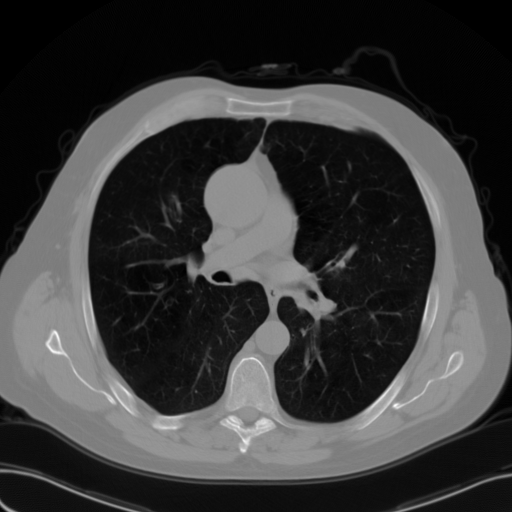
#> input picture 1oAno/1oSemestre/VC/Aula2/TAC_PULMAO.bmp, 512 x 512 px
$ python Aula_02_ex_06.py
#> lines starting #> are read from the running program, lines starting #| are printed output that depends on the picture; after the words box and inside, x2 and y2 are one past the last pixel; in counts of white or black regions, pixels touching at a corner belong together
# Aula_02_ex_06.py
#
# Historam visualization with openCV
#
# Filipe Gonçalves - 09/2022

# import
import cv2
import numpy as np

####################
# Compute Histogram
####################
def compute_histogram(image,histSize, histRange):
	# Compute the histogram
	hist_item = cv2.calcHist([image], [0], None, [histSize], histRange)
	return hist_item

##########################################
# Drawing with openCV
# Create an image to display the histogram
def histogram2image(hist_item, histSize, histImageWidth, histImageHeight, color):

	histImage = np.zeros((histImageWidth, histImageHeight, 1), np.uint8)

	# Width of each histogram bar
	binWidth = int(np.ceil(histImageWidth * 1.0 / histSize))

	# Normalize values to [0, histImageHeight]
	cv2.normalize(hist_item, hist_item, 0, histImageHeight, cv2.NORM_MINMAX)

	# Draw the bars of the nomrmalized histogram
	for i in range(histSize):
		cv2.rectangle(histImage, (i * binWidth, 0), ((i + 1) * binWidth, int(hist_item[i])), color, -1)

	# ATTENTION : Y coordinate upside down
	histImage = np.flipud(histImage)

	return histImage


# histogram variables
histSize = 256
histRange = [0, 256]
histImageWidth = 512
histImageHeight = 512
color = (125)

# Read the image
image = cv2.imread( "TAC_PULMAO.bmp", cv2.IMREAD_UNCHANGED )
#> image is the input picture: shape (512, 512); min 0, max 255, mean 59.2

# Image characteristics
height, width = image.shape[0:2]
#> height = 512; width = 512

# Create a vsiualization window (optional)
# CV_WINDOW_AUTOSIZE : window size will depend on image size
cv2.namedWindow( "Contrast Stretchng", cv2.WINDOW_AUTOSIZE )

# # Show the image
cv2.imshow( "Original", image )

# Original Image Histogram
hist_item =  compute_histogram(image, histSize, histRange)
#> in compute_histogram, `hist_item = cv2.calcHist([image], [0], None, [histSize], histRange)`: hist_item = 256 values, max 20795 at index 3, min 0 at index 237, mean 1024
histImage =  histogram2image(hist_item, histSize, histImageWidth, histImageHeight, color)
#> after the loop in histogram2image, `for i in range(histSize):`:
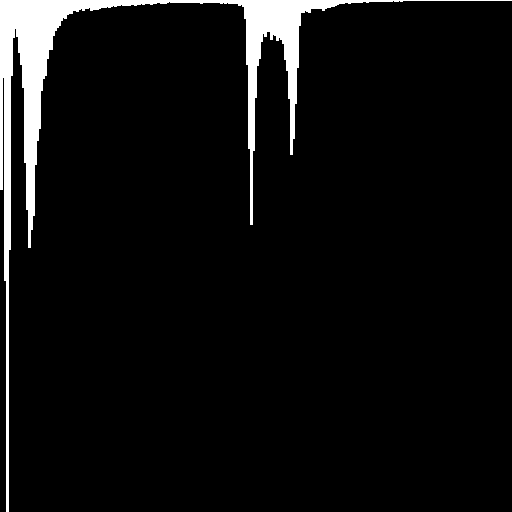
#> histImage: shape (512, 512, 1); values 0 (black) and 125 (white), 5.5% white; 1 white region, box (x1, y1, x2, y2) and area: (0, 0, 512, 512) 14411
#> in histogram2image, `histImage = np.flipud(histImage)`:
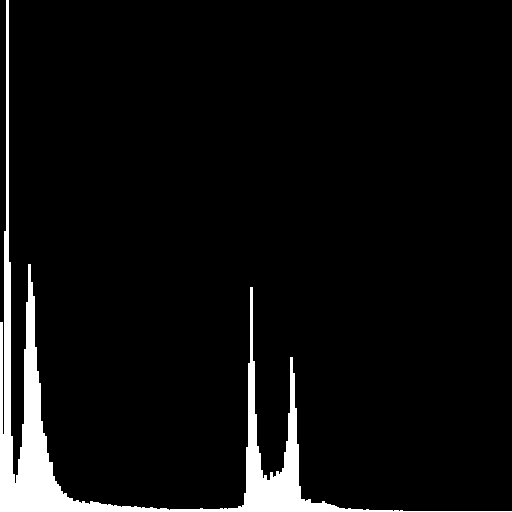
#> histImage: shape (512, 512, 1); values 0 (black) and 125 (white), 5.5% white; 1 white region, box (x1, y1, x2, y2) and area: (0, 0, 512, 512) 14411
cv2.imshow('Original Image Histogram', histImage)

# Histogram Equalzation

equalization = cv2.equalizeHist(image)
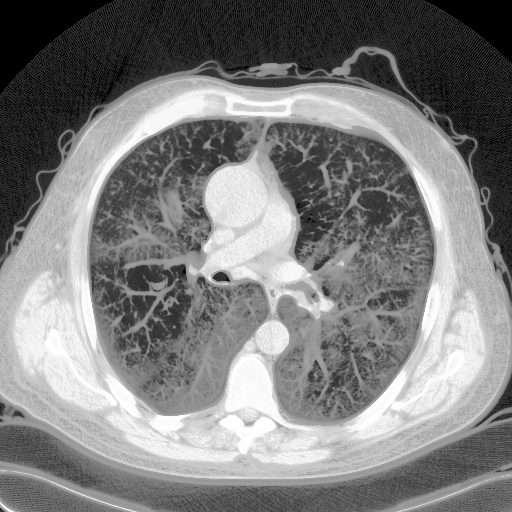
#> equalization: shape (512, 512); min 0, max 255, mean 126.7

cv2.imshow( "Histogram Equalization", equalization )

# Contrast Image Histogram
hist_item = compute_histogram(equalization.astype(np.float32), histSize, histRange)
#> hist_item = 256 values, max 20795 at index 35, min 0 at index 1, mean 1024
histImage = histogram2image(hist_item, histSize, histImageWidth, histImageHeight, color)
#> call 2 of histogram2image, with hist_item = array of shape (256, 1), histSize = 256, histImageWidth = 512, histImageHeight = 512, color = 125
#> after the loop in histogram2image (call 2), `for i in range(histSize):`:
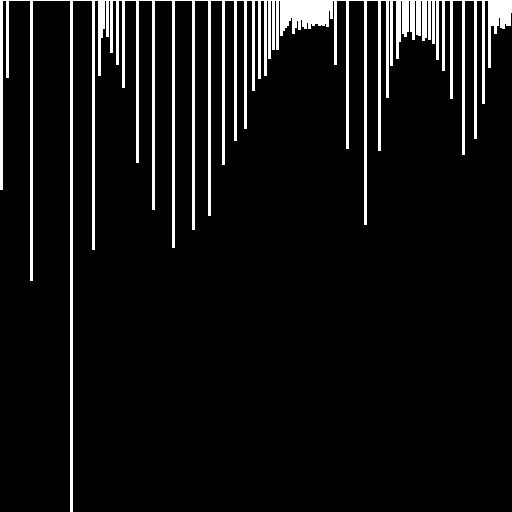
#> histImage: shape (512, 512, 1); values 0 (black) and 125 (white), 7.1% white; 1 white region, box (x1, y1, x2, y2) and area: (0, 0, 512, 512) 18668
#> in histogram2image (call 2), `histImage = np.flipud(histImage)`:
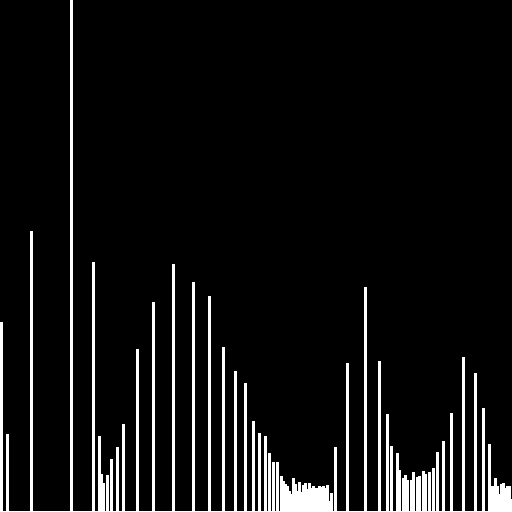
#> histImage: shape (512, 512, 1); values 0 (black) and 125 (white), 7.1% white; 1 white region, box (x1, y1, x2, y2) and area: (0, 0, 512, 512) 18668
cv2.imshow('Histogram Equalization Histogram', histImage)

# Wait
cv2.waitKey()

# Destroy the window -- might be omitted
cv2.destroyWindow( "Display window" )
